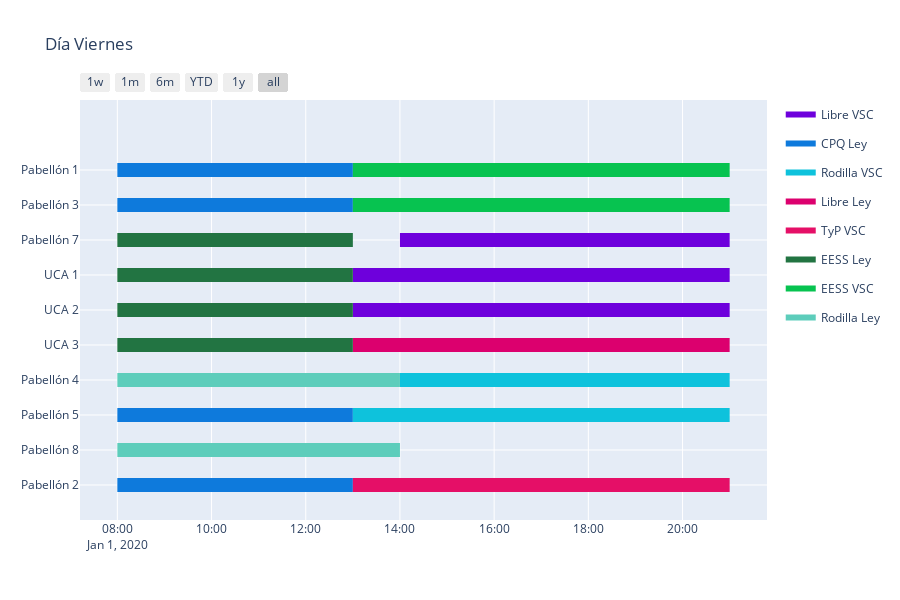

The notebook cell this image was saved under:
### Code cell
fig_4 = ff.create_gantt(df4, colors=colors, index_col='Resource', show_colorbar=True, title='Día Viernes',showgrid_x=True, showgrid_y=True,
                      group_tasks=True)
fig_4.show()

### Figure 1 — Plotly figure (JSON) as saved in the notebook; plotly's stock layout.template omitted (floating-point values rounded to 4 significant figures)
{"data": [{"fill": "toself", "fillcolor": "rgb(110, 0, 220)", "hoverinfo": "name", "legendgroup": "rgb(110, 0, 220)", "mode": "none", "name": "Libre VSC", "type": "scatter", "x": ["2020-01-01T14:00:00", "2020-01-01T21:00:00", "2020-01-01T21:00:00", "2020-01-01T14:00:00", "2020-01-01T14:00:00", "2020-01-01T13:00:00", "2020-01-01T21:00:00", "2020-01-01T21:00:00", "2020-01-01T13:00:00", "2020-01-01T13:00:00", "2020-01-01T13:00:00", "2020-01-01T21:00:00", "2020-01-01T21:00:00", "2020-01-01T13:00:00"], "y": [6.8, 6.8, 7.2, 7.2, null, 5.8, 5.8, 6.2, 6.2, null, 4.8, 4.8, 5.2, 5.2]}, {"fill": "toself", "fillcolor": "rgb(14, 122, 220)", "hoverinfo": "name", "legendgroup": "rgb(14, 122, 220)", "mode": "none", "name": "CPQ Ley", "type": "scatter", "x": ["2020-01-01T08:00:00", "2020-01-01T13:00:00", "2020-01-01T13:00:00", "2020-01-01T08:00:00", "2020-01-01T08:00:00", "2020-01-01T08:00:00", "2020-01-01T13:00:00", "2020-01-01T13:00:00", "2020-01-01T08:00:00", "2020-01-01T08:00:00", "2020-01-01T08:00:00", "2020-01-01T13:00:00", "2020-01-01T13:00:00", "2020-01-01T08:00:00", "2020-01-01T08:00:00", "2020-01-01T08:00:00", "2020-01-01T13:00:00", "2020-01-01T13:00:00", "2020-01-01T08:00:00"], "y": [8.8, 8.8, 9.2, 9.2, null, -0.2, -0.2, 0.2, 0.2, null, 7.8, 7.8, 8.2, 8.2, null, 1.8, 1.8, 2.2, 2.2]}, {"fill": "toself", "fillcolor": "rgb(14, 194, 220)", "hoverinfo": "name", "legendgroup": "rgb(14, 194, 220)", "mode": "none", "name": "Rodilla VSC", "type": "scatter", "x": ["2020-01-01T14:00:00", "2020-01-01T21:00:00", "2020-01-01T21:00:00", "2020-01-01T14:00:00", "2020-01-01T14:00:00", "2020-01-01T13:00:00", "2020-01-01T21:00:00", "2020-01-01T21:00:00", "2020-01-01T13:00:00"], "y": [2.8, 2.8, 3.2, 3.2, null, 1.8, 1.8, 2.2, 2.2]}, {"fill": "toself", "fillcolor": "rgb(220, 0, 110)", "hoverinfo": "name", "legendgroup": "rgb(220, 0, 110)", "mode": "none", "name": "Libre Ley", "type": "scatter", "x": ["2020-01-01T13:00:00", "2020-01-01T21:00:00", "2020-01-01T21:00:00", "2020-01-01T13:00:00"], "y": [3.8, 3.8, 4.2, 4.2]}, {"fill": "toself", "fillcolor": "rgb(229, 15, 103)", "hoverinfo": "name", "legendgroup": "rgb(229, 15, 103)", "mode": "none", "name": "TyP VSC", "type": "scatter", "x": ["2020-01-01T13:00:00", "2020-01-01T21:00:00", "2020-01-01T21:00:00", "2020-01-01T13:00:00"], "y": [-0.2, -0.2, 0.2, 0.2]}, {"fill": "toself", "fillcolor": "rgb(34, 116, 66)", "hoverinfo": "name", "legendgroup": "rgb(34, 116, 66)", "mode": "none", "name": "EESS Ley", "type": "scatter", "x": ["2020-01-01T08:00:00", "2020-01-01T13:00:00", "2020-01-01T13:00:00", "2020-01-01T08:00:00", "2020-01-01T08:00:00", "2020-01-01T08:00:00", "2020-01-01T13:00:00", "2020-01-01T13:00:00", "2020-01-01T08:00:00", "2020-01-01T08:00:00", "2020-01-01T08:00:00", "2020-01-01T13:00:00", "2020-01-01T13:00:00", "2020-01-01T08:00:00", "2020-01-01T08:00:00", "2020-01-01T08:00:00", "2020-01-01T13:00:00", "2020-01-01T13:00:00", "2020-01-01T08:00:00"], "y": [6.8, 6.8, 7.2, 7.2, null, 5.8, 5.8, 6.2, 6.2, null, 4.8, 4.8, 5.2, 5.2, null, 3.8, 3.8, 4.2, 4.2]}, {"fill": "toself", "fillcolor": "rgb(7, 195, 80)", "hoverinfo": "name", "legendgroup": "rgb(7, 195, 80)", "mode": "none", "name": "EESS VSC", "type": "scatter", "x": ["2020-01-01T13:00:00", "2020-01-01T21:00:00", "2020-01-01T21:00:00", "2020-01-01T13:00:00", "2020-01-01T13:00:00", "2020-01-01T13:00:00", "2020-01-01T21:00:00", "2020-01-01T21:00:00", "2020-01-01T13:00:00"], "y": [8.8, 8.8, 9.2, 9.2, null, 7.8, 7.8, 8.2, 8.2]}, {"fill": "toself", "fillcolor": "rgb(93, 205, 187)", "hoverinfo": "name", "legendgroup": "rgb(93, 205, 187)", "mode": "none", "name": "Rodilla Ley", "type": "scatter", "x": ["2020-01-01T08:00:00", "2020-01-01T14:00:00", "2020-01-01T14:00:00", "2020-01-01T08:00:00", "2020-01-01T08:00:00", "2020-01-01T08:00:00", "2020-01-01T14:00:00", "2020-01-01T14:00:00", "2020-01-01T08:00:00"], "y": [2.8, 2.8, 3.2, 3.2, null, 0.8, 0.8, 1.2, 1.2]}, {"legendgroup": "rgb(110, 0, 220)", "marker": {"color": "rgb(110, 0, 220)", "opacity": 0, "size": 1}, "mode": "markers", "name": "", "showlegend": false, "text": [null, null, null, null, null, null], "type": "scatter", "x": ["2020-01-01T14:00:00", "2020-01-01T21:00:00", "2020-01-01T13:00:00", "2020-01-01T21:00:00", "2020-01-01T13:00:00", "2020-01-01T21:00:00"], "y": [7, 7, 6, 6, 5, 5]}, {"legendgroup": "rgb(14, 122, 220)", "marker": {"color": "rgb(14, 122, 220)", "opacity": 0, "size": 1}, "mode": "markers", "name": "", "showlegend": false, "text": [null, null, null, null, null, null, null, null], "type": "scatter", "x": ["2020-01-01T08:00:00", "2020-01-01T13:00:00", "2020-01-01T08:00:00", "2020-01-01T13:00:00", "2020-01-01T08:00:00", "2020-01-01T13:00:00", "2020-01-01T08:00:00", "2020-01-01T13:00:00"], "y": [9, 9, 0, 0, 8, 8, 2, 2]}, {"legendgroup": "rgb(14, 194, 220)", "marker": {"color": "rgb(14, 194, 220)", "opacity": 0, "size": 1}, "mode": "markers", "name": "", "showlegend": false, "text": [null, null, null, null], "type": "scatter", "x": ["2020-01-01T14:00:00", "2020-01-01T21:00:00", "2020-01-01T13:00:00", "2020-01-01T21:00:00"], "y": [3, 3, 2, 2]}, {"legendgroup": "rgb(220, 0, 110)", "marker": {"color": "rgb(220, 0, 110)", "opacity": 0, "size": 1}, "mode": "markers", "name": "", "showlegend": false, "text": [null, null], "type": "scatter", "x": ["2020-01-01T13:00:00", "2020-01-01T21:00:00"], "y": [4, 4]}, {"legendgroup": "rgb(229, 15, 103)", "marker": {"color": "rgb(229, 15, 103)", "opacity": 0, "size": 1}, "mode": "markers", "name": "", "showlegend": false, "text": [null, null], "type": "scatter", "x": ["2020-01-01T13:00:00", "2020-01-01T21:00:00"], "y": [0, 0]}, {"legendgroup": "rgb(34, 116, 66)", "marker": {"color": "rgb(34, 116, 66)", "opacity": 0, "size": 1}, "mode": "markers", "name": "", "showlegend": false, "text": [null, null, null, null, null, null, null, null], "type": "scatter", "x": ["2020-01-01T08:00:00", "2020-01-01T13:00:00", "2020-01-01T08:00:00", "2020-01-01T13:00:00", "2020-01-01T08:00:00", "2020-01-01T13:00:00", "2020-01-01T08:00:00", "2020-01-01T13:00:00"], "y": [7, 7, 6, 6, 5, 5, 4, 4]}, {"legendgroup": "rgb(7, 195, 80)", "marker": {"color": "rgb(7, 195, 80)", "opacity": 0, "size": 1}, "mode": "markers", "name": "", "showlegend": false, "text": [null, null, null, null], "type": "scatter", "x": ["2020-01-01T13:00:00", "2020-01-01T21:00:00", "2020-01-01T13:00:00", "2020-01-01T21:00:00"], "y": [9, 9, 8, 8]}, {"legendgroup": "rgb(93, 205, 187)", "marker": {"color": "rgb(93, 205, 187)", "opacity": 0, "size": 1}, "mode": "markers", "name": "", "showlegend": false, "text": [null, null, null, null], "type": "scatter", "x": ["2020-01-01T08:00:00", "2020-01-01T14:00:00", "2020-01-01T08:00:00", "2020-01-01T14:00:00"], "y": [3, 3, 1, 1]}], "layout": {"height": 600, "hovermode": "closest", "showlegend": true, "title": {"text": "Día Viernes"}, "xaxis": {"rangeselector": {"buttons": [{"count": 7, "label": "1w", "step": "day", "stepmode": "backward"}, {"count": 1, "label": "1m", "step": "month", "stepmode": "backward"}, {"count": 6, "label": "6m", "step": "month", "stepmode": "backward"}, {"count": 1, "label": "YTD", "step": "year", "stepmode": "todate"}, {"count": 1, "label": "1y", "step": "year", "stepmode": "backward"}, {"step": "all"}]}, "showgrid": true, "type": "date", "zeroline": false}, "yaxis": {"autorange": false, "range": [-1, 11], "showgrid": true, "ticktext": ["Pabellón 2", "Pabellón 8", "Pabellón 5", "Pabellón 4", "UCA 3", "UCA 2", "UCA 1", "Pabellón 7", "Pabellón 3", "Pabellón 1"], "tickvals": [0, 1, 2, 3, 4, 5, 6, 7, 8, 9], "zeroline": false}}}
